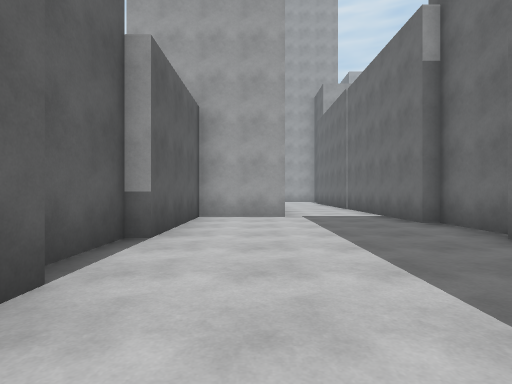
[1] (above)

19 first-person views from a walk through a 3-D level made in the Unity game engine. The camera is 1.2 m above the floor, looks level and sees 80° across. Doors are open. The floor is counted in squares, 2 m on a side. Each view is taken from the middle of a square. On the plan, view 1 faces up. The plan holds only what a view shows up to about 9 squares ahead; the rest is blank. The place goes on beyond the plan. The player is left out. Some animated figures are not drawn.

[2]
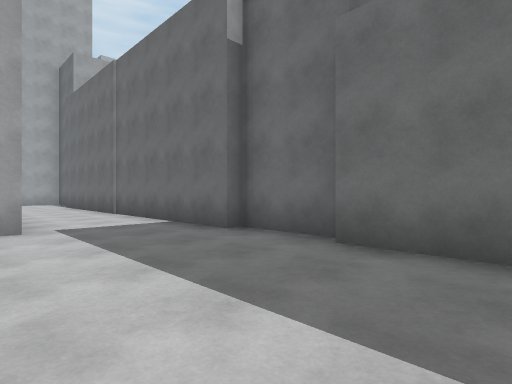

[3]
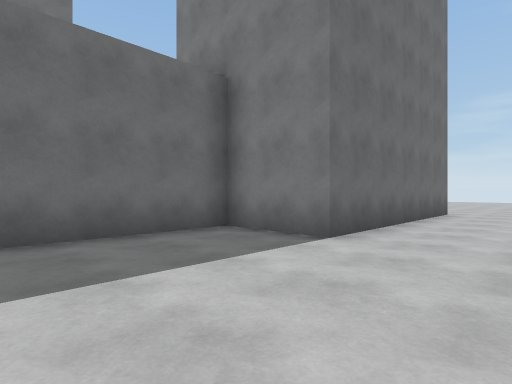

[4]
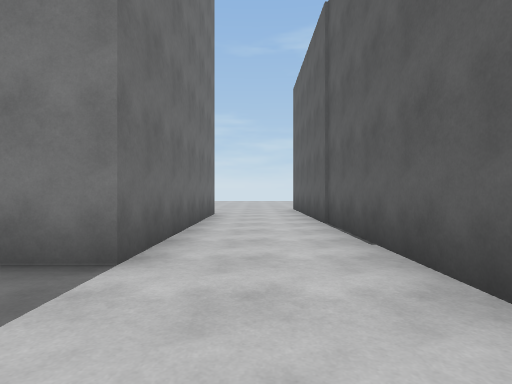

[5]
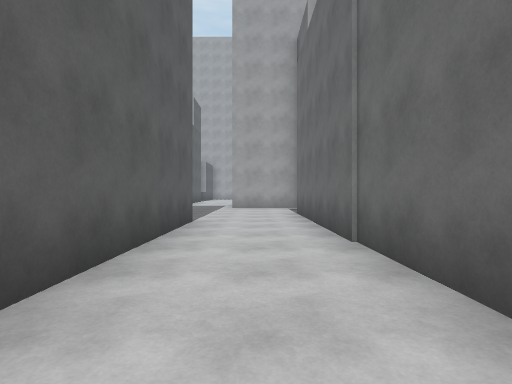

[6]
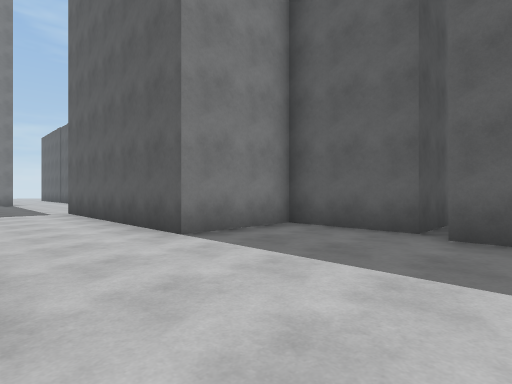

[7]
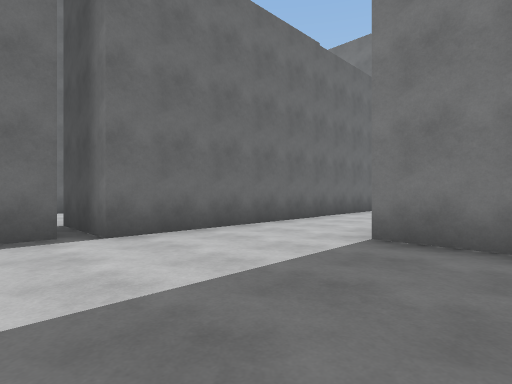

[8]
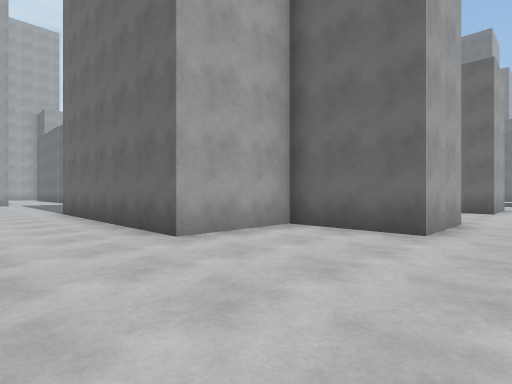

[9]
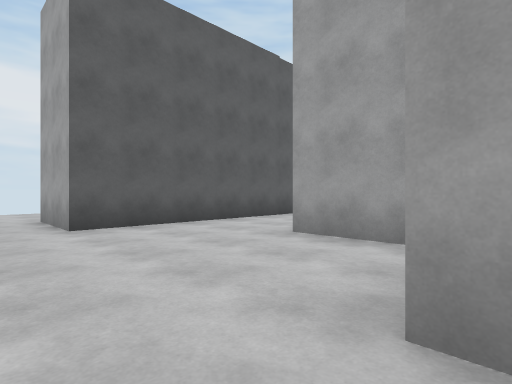

[10]
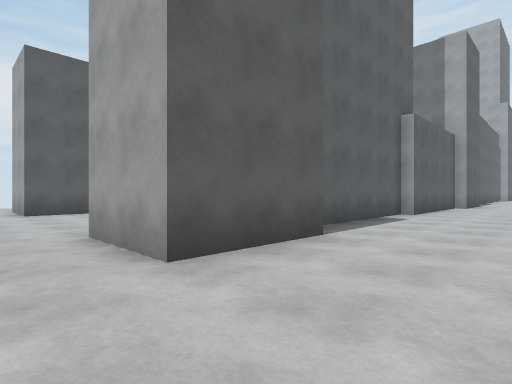

[11]
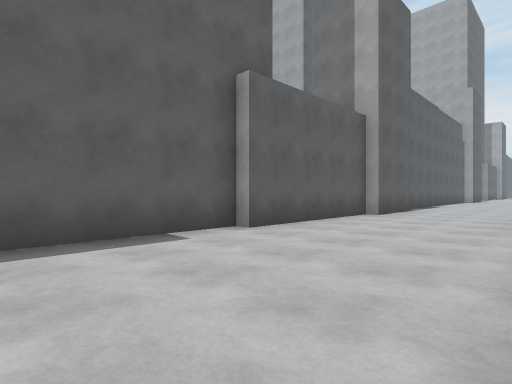

[12]
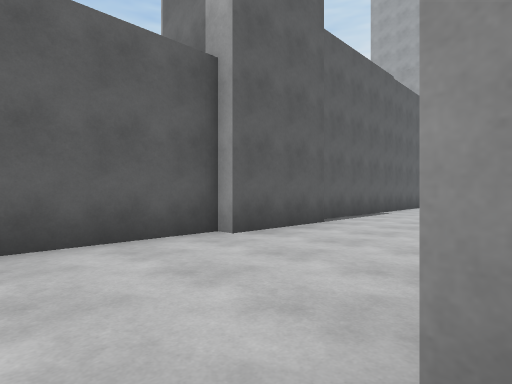

[13]
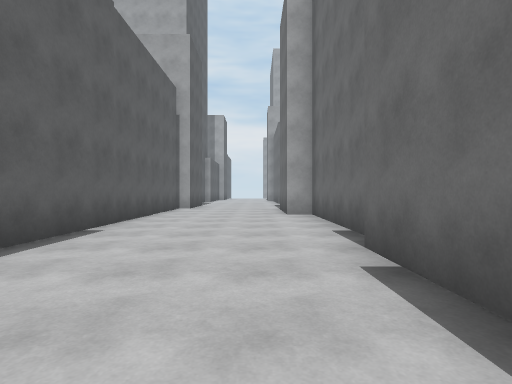

[14]
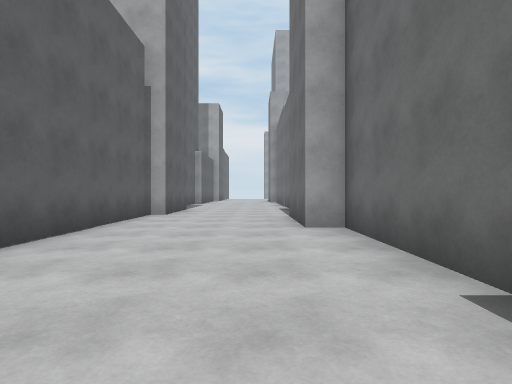

[15]
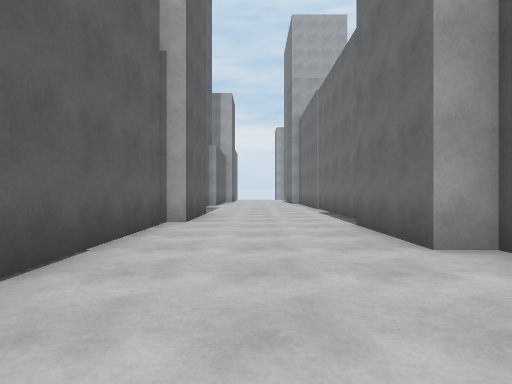

[16]
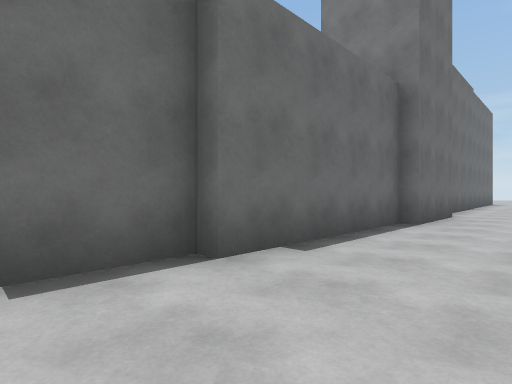

[17]
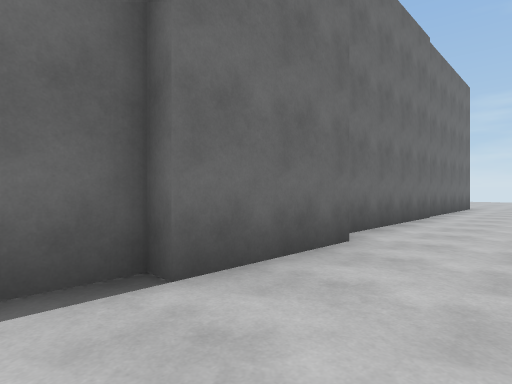

[18]
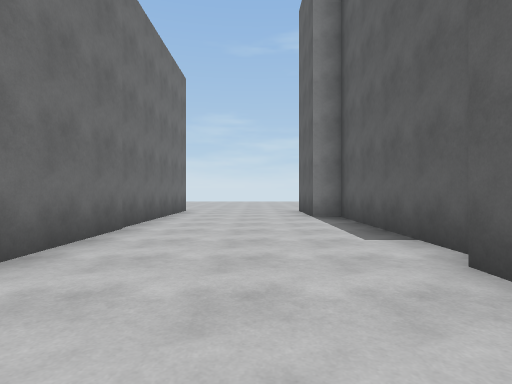

[19]
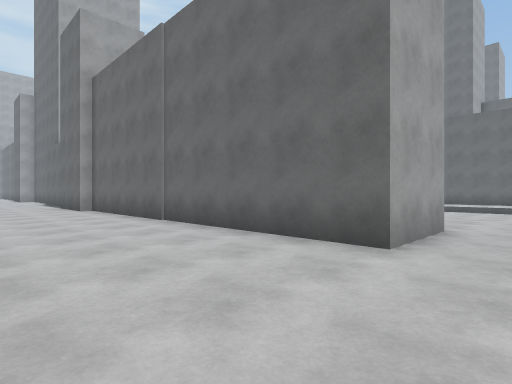

### Floor plan
Points are (right, up) in squares from view 1. A wall is a line through its corners. A room is listed if a view was taken in it or the views show most of it. See-through windows are left out.
Room 1 (views 1, 2, 3, 4, 5, 6, 7, 8)
walls: (3.6, 4) (3.6, 5.9) (3.2, 5.9) (3.2, 15.6) (5.3, 15.6); (-1.7, 4) (-1.7, 2.4); (-1.3, 2) (-1.3, -7.7); (-1.7, 15.6) (-1.7, 13.2) (0.7, 13.2) (0.7, 7.4) (-1.3, 7.4) (-1.3, 3.9); (3.6, -7.7) (3.6, -5.4) (1.1, -5.4) (1.1, 0.5) (3.2, 0.5) (3.2, 4); (3.6, 16) (3.6, 16.6); (-1.3, 16.6) (-1.3, 16)
ways out: opening at (4.5, -8.5) to room 2; opening at (-2.5, -8.5)
Room 2 (views 9, 10, 11, 12, 13, 14, 15, 16, 17, 18, 19)
walls: (8.8, 1.5) (8.8, 4) (9.2, 4) (9.2, 8.4); (5.6, 6.4) (5.6, 4) (5.3, 4) (5.3, -0.5); (5, -0.5) (5, -5.3) (5.6, -5.3) (5.6, -7.7) (3.6, -7.7); (9.5, 8.2) (9.5, 13.1) (8.8, 13.1) (8.8, 15.6); (11.4, -7.7) (9.2, -7.7) (9.2, 1); (5.3, 15.6) (5.3, 6.7); (9.2, 16.6) (9.2, 17.5); (5.6, 17.5) (5.6, 16) (5, 16)
ways out: opening at (4.5, -8.5) to room 1; opening at (10.5, -8.5)

Positions as (right, up) in squares from view 1, and headings:
1: (0, 0), facing up
2: (0, 2), facing up-right
3: (-1, 4), facing down-right
4: (0, 3), facing down
5: (2, 7), facing up
6: (3, 17), facing down-left
7: (-1, 17), facing down-right
8: (-1, -9), facing up-right
9: (4, -9), facing up-left
10: (8, -9), facing up-left
11: (9, -4), facing up-left
12: (9, 1), facing up-left
13: (8, 5), facing up
14: (8, 8), facing up
15: (7, 10), facing up
16: (7, 10), facing down-right
17: (7, 5), facing down-right
18: (7, 2), facing down
19: (6, -9), facing up-right
